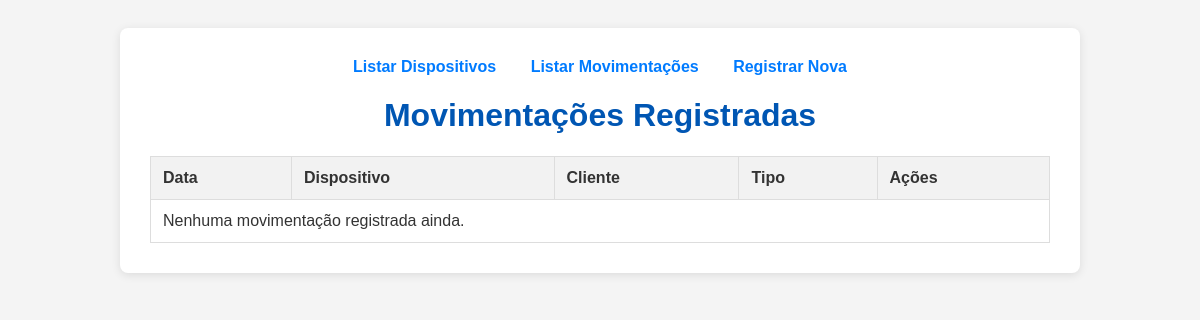
Before: /movements/ with the older database file.
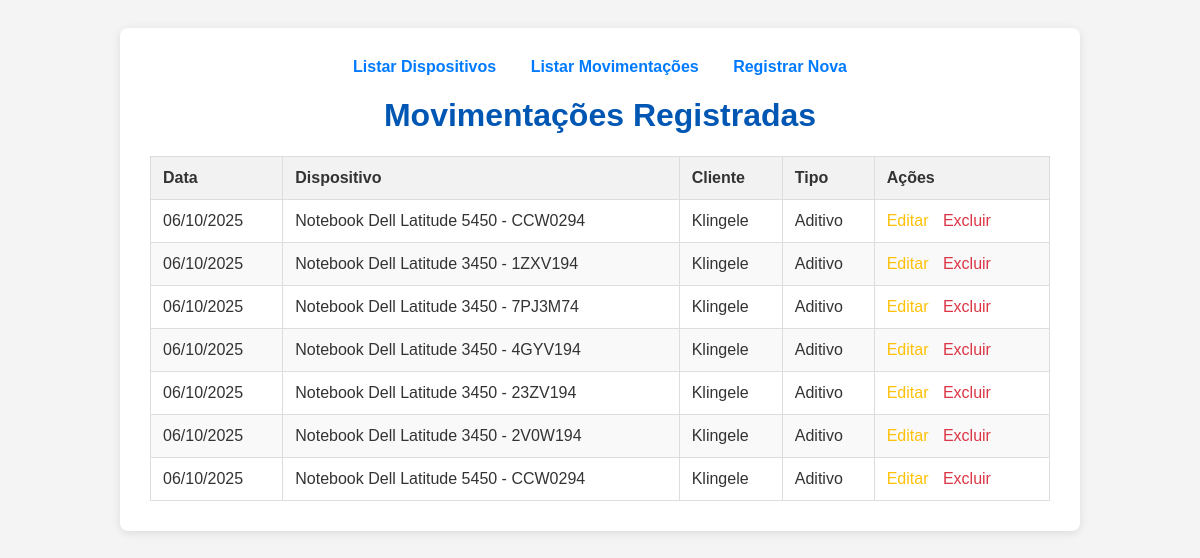
After: the same page with the newer database file.
### inventory/models.py (models this page shows, shortened)
class Movimentacao(models.Model):
    MOVEMENT_TYPE_CHOICES = [
        ('locacao', 'Nova Locação'),
        ('aditivo', 'Aditivo'),
        ('devolucao', 'Devolução'),
        ('manutencao', 'Manutenção'),
        ('venda', 'Venda'),
        ('outros', 'Outros'),
    ]
    device = models.ForeignKey(Device, on_delete=models.CASCADE, verbose_name="Dispositivo")
    client = models.ForeignKey(Client, on_delete=models.CASCADE, verbose_name="Cliente")
    movement_type = models.CharField(max_length=20, choices=MOVEMENT_TYPE_CHOICES, verbose_name="Tipo de Movimentação")
    movement_date = models.DateField(verbose_name="Data da Movimentação")
    details = models.TextField(blank=True, null=True, verbose_name="Detalhes/Observação")
    issue_description = models.TextField(verbose_name="Descrição do Problema")
    created_at = models.DateTimeField(auto_now_add=True, verbose_name="Data de Movimentação")
    class Meta:
        verbose_name = "Movimentação"
        verbose_name_plural = "Movimentações"

class Device(models.Model):
    DEVICE_TYPE_CHOICES = [
        ('desktop', 'Desktop'),
        ('notebook', 'Notebook'),
    ]
    device_type = models.CharField(
        max_length=10,
        choices=DEVICE_TYPE_CHOICES,
        default='desktop',
        verbose_name="Tipo de Dispositivo"
    )
    brand = models.CharField(max_length=100, verbose_name="Marca")
    model = models.CharField(max_length=100, verbose_name="Modelo")
    service_tag = models.CharField(max_length=100, unique=True, verbose_name="Service Tag")
    processor = models.CharField(max_length=100, verbose_name="Processador")
    ram = models.CharField(max_length=50, verbose_name="Memória RAM")
    ssd = models.CharField(max_length=50, verbose_name="SSD/Armazenamento")
    is_new = models.BooleanField(default=False, verbose_name="Marcar como novo")
    observation = models.TextField(blank=True, null=True, verbose_name="Observação")
    created_at = models.DateTimeField(auto_now_add=True, verbose_name="Data de Cadastro")
    history = HistoricalRecords()
    def __str__(self):
        return f"{self.get_device_type_display()} {self.brand} {self.model} - {self.service_tag}"
    class Meta:
        verbose_name = "Dispositivo"
        verbose_name_plural = "Dispositivos"

class Client(models.Model):
    name = models.CharField(max_length=200, verbose_name="Nome / Razão Social")
    document = models.CharField(max_length=50, unique=True, verbose_name="CPF/CNPJ")
    address = models.CharField(max_length=300, blank=True, null=True, verbose_name="Endereço")
    email = models.EmailField(unique=True, verbose_name="E-mail")
    contact_name = models.CharField(max_length=200, blank=True, null=True, verbose_name="Contato")
    phone = models.CharField(max_length=20, blank=True, null=True, verbose_name="Telefone")
    created_at = models.DateTimeField(auto_now_add=True, verbose_name="Data de Cadastro")
    def __str__(self):
        return self.name
    class Meta:
        verbose_name = "Cliente"
        verbose_name_plural = "Clientes"

### inventory/views.py (the view)
# urls.py: path('movements/', views.movement_list, name='movement_list'),
def movement_list(request):
    movimentacoes = Movimentacao.objects.all().order_by('-movement_date')
    context = {
        'movimentacoes': movimentacoes
    }
    return render(request, 'inventory/movement_list.html', context)

### inventory/templates/inventory/movement_list.html (shortened to what this page needs)
<!DOCTYPE html>
<html lang="pt-br">
<head>
</head>
<body>
    <div class="container">
        <div class="nav">
            <a href="{% url 'device_list' %}">Listar Dispositivos</a>
            <a href="{% url 'movement_list' %}">Listar Movimentações</a>
            <a href="{% url 'register_movement' %}">Registrar Nova</a>
        </div>
        <h1>Movimentações Registradas</h1>
        <table>
            <thead>
                <tr>
                    <th>Data</th>
                    <th>Dispositivo</th>
                    <th>Cliente</th>
                    <th>Tipo</th>
                    <th>Ações</th>
                </tr>
            </thead>
            <tbody>
                {% for movimentacao in movimentacoes %}
                <tr>
                    <td>{{ movimentacao.movement_date|date:"d/m/Y" }}</td>
                    <td>{{ movimentacao.device }}</td>
                    <td>{{ movimentacao.client }}</td>
                    <td>{{ movimentacao.get_movement_type_display }}</td>
                    <td class="actions">
                        <a href="{% url 'movement_update' pk=movimentacao.pk %}" class="edit-btn">Editar</a>
                        <a href="{% url 'movement_delete' pk=movimentacao.pk %}" class="delete-btn">Excluir</a>
                    </td>
                </tr>
                {% empty %}
                <tr>
                    <td colspan="5">Nenhuma movimentação registrada ainda.</td>
                </tr>
                {% endfor %}
            </tbody>
        </table>
    </div>
</body>
</html>

Changed rows visible on the page:
added Movimentacao: movement_date "06/10/2025", device "Notebook Dell Latitude 5450 - CCW0294", client "Klingele", movement_type "Aditivo"
added Movimentacao: movement_date "06/10/2025", device "Notebook Dell Latitude 3450 - 1ZXV194", client "Klingele", movement_type "Aditivo"
added Movimentacao: movement_date "06/10/2025", device "Notebook Dell Latitude 3450 - 7PJ3M74", client "Klingele", movement_type "Aditivo"
added Movimentacao: movement_date "06/10/2025", device "Notebook Dell Latitude 3450 - 4GYV194", client "Klingele", movement_type "Aditivo"
added Movimentacao: movement_date "06/10/2025", device "Notebook Dell Latitude 3450 - 23ZV194", client "Klingele", movement_type "Aditivo"
added Movimentacao: movement_date "06/10/2025", device "Notebook Dell Latitude 3450 - 2V0W194", client "Klingele", movement_type "Aditivo"
added Movimentacao: movement_date "06/10/2025", device "Notebook Dell Latitude 5450 - CCW0294", client "Klingele", movement_type "Aditivo"
Other visible differences:
text no longer shown: "Nenhuma movimentação registrada ainda."
